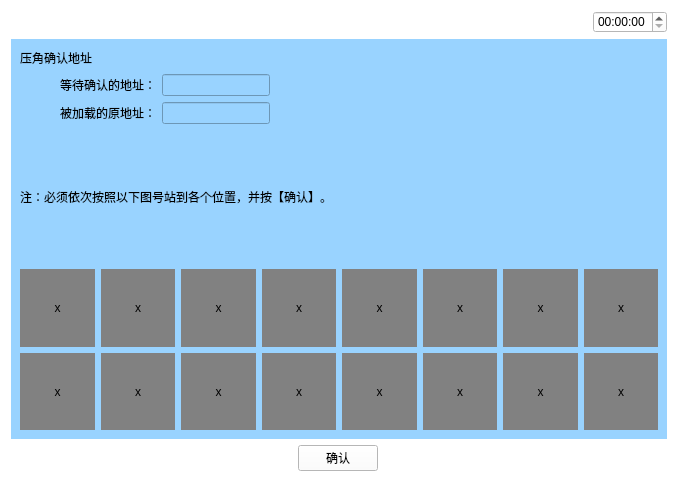
<?xml version="1.0" encoding="UTF-8"?>
<ui version="4.0">
 <class>Yajiaoquerendizhi</class>
 <widget class="QWidget" name="Yajiaoquerendizhi">
  <property name="geometry">
   <rect>
    <x>0</x>
    <y>0</y>
    <width>678</width>
    <height>482</height>
   </rect>
  </property>
  <property name="windowTitle">
   <string>Form</string>
  </property>
  <property name="styleSheet">
   <string notr="true">background-color: rgb(255, 255, 255);</string>
  </property>
  <layout class="QVBoxLayout" name="verticalLayout_4" stretch="1,5,1">
   <item>
    <layout class="QHBoxLayout" name="horizontalLayout_8">
     <item>
      <widget class="QPushButton" name="pushButton_5">
       <property name="text">
        <string/>
       </property>
       <property name="icon">
        <iconset resource="myimages.qrc">
         <normaloff>:/image/images/4g.png</normaloff>:/image/images/4g.png</iconset>
       </property>
       <property name="flat">
        <bool>true</bool>
       </property>
      </widget>
     </item>
     <item>
      <widget class="QPushButton" name="pushButton_6">
       <property name="text">
        <string/>
       </property>
       <property name="icon">
        <iconset resource="myimages.qrc">
         <normaloff>:/image/images/wireless.svg</normaloff>:/image/images/wireless.svg</iconset>
       </property>
       <property name="flat">
        <bool>true</bool>
       </property>
      </widget>
     </item>
     <item>
      <widget class="QPushButton" name="pushButton_7">
       <property name="text">
        <string/>
       </property>
       <property name="icon">
        <iconset resource="myimages.qrc">
         <normaloff>:/image/images/bl.svg</normaloff>:/image/images/bl.svg</iconset>
       </property>
       <property name="flat">
        <bool>true</bool>
       </property>
      </widget>
     </item>
     <item>
      <widget class="QPushButton" name="pushButton_8">
       <property name="text">
        <string/>
       </property>
       <property name="icon">
        <iconset resource="myimages.qrc">
         <normaloff>:/image/images/locate.svg</normaloff>:/image/images/locate.svg</iconset>
       </property>
       <property name="flat">
        <bool>true</bool>
       </property>
      </widget>
     </item>
     <item>
      <spacer name="horizontalSpacer_5">
       <property name="orientation">
        <enum>Qt::Horizontal</enum>
       </property>
       <property name="sizeHint" stdset="0">
        <size>
         <width>40</width>
         <height>20</height>
        </size>
       </property>
      </spacer>
     </item>
     <item>
      <widget class="QTimeEdit" name="timeEdit_3"/>
     </item>
    </layout>
   </item>
   <item>
    <widget class="QWidget" name="widget" native="true">
     <property name="sizePolicy">
      <sizepolicy hsizetype="Preferred" vsizetype="Preferred">
       <horstretch>0</horstretch>
       <verstretch>0</verstretch>
      </sizepolicy>
     </property>
     <property name="contextMenuPolicy">
      <enum>Qt::DefaultContextMenu</enum>
     </property>
     <property name="styleSheet">
      <string notr="true">background-color: rgb(153, 211, 255);</string>
     </property>
     <layout class="QVBoxLayout" name="verticalLayout_2">
      <item>
       <layout class="QHBoxLayout" name="horizontalLayout">
        <item>
         <widget class="QLabel" name="label">
          <property name="text">
           <string>压角确认地址</string>
          </property>
         </widget>
        </item>
        <item>
         <spacer name="horizontalSpacer">
          <property name="orientation">
           <enum>Qt::Horizontal</enum>
          </property>
          <property name="sizeHint" stdset="0">
           <size>
            <width>40</width>
            <height>20</height>
           </size>
          </property>
         </spacer>
        </item>
        <item>
         <layout class="QVBoxLayout" name="verticalLayout"/>
        </item>
       </layout>
      </item>
      <item>
       <layout class="QHBoxLayout" name="horizontalLayout_7">
        <item>
         <spacer name="horizontalSpacer_10">
          <property name="orientation">
           <enum>Qt::Horizontal</enum>
          </property>
          <property name="sizeType">
           <enum>QSizePolicy::Preferred</enum>
          </property>
          <property name="sizeHint" stdset="0">
           <size>
            <width>40</width>
            <height>20</height>
           </size>
          </property>
         </spacer>
        </item>
        <item>
         <widget class="QLabel" name="label_6">
          <property name="text">
           <string>等待确认的地址：</string>
          </property>
         </widget>
        </item>
        <item>
         <widget class="QLineEdit" name="lineEdit_3">
          <property name="sizePolicy">
           <sizepolicy hsizetype="Preferred" vsizetype="Fixed">
            <horstretch>0</horstretch>
            <verstretch>0</verstretch>
           </sizepolicy>
          </property>
         </widget>
        </item>
        <item>
         <spacer name="horizontalSpacer_11">
          <property name="orientation">
           <enum>Qt::Horizontal</enum>
          </property>
          <property name="sizeHint" stdset="0">
           <size>
            <width>40</width>
            <height>20</height>
           </size>
          </property>
         </spacer>
        </item>
       </layout>
      </item>
      <item>
       <layout class="QVBoxLayout" name="verticalLayout_3">
        <item>
         <layout class="QHBoxLayout" name="horizontalLayout_4">
          <item>
           <spacer name="horizontalSpacer_9">
            <property name="orientation">
             <enum>Qt::Horizontal</enum>
            </property>
            <property name="sizeType">
             <enum>QSizePolicy::Preferred</enum>
            </property>
            <property name="sizeHint" stdset="0">
             <size>
              <width>40</width>
              <height>20</height>
             </size>
            </property>
           </spacer>
          </item>
          <item>
           <widget class="QLabel" name="label_3">
            <property name="text">
             <string>被加载的原地址：</string>
            </property>
           </widget>
          </item>
          <item>
           <widget class="QLineEdit" name="lineEdit_2">
            <property name="sizePolicy">
             <sizepolicy hsizetype="Preferred" vsizetype="Fixed">
              <horstretch>0</horstretch>
              <verstretch>0</verstretch>
             </sizepolicy>
            </property>
           </widget>
          </item>
          <item>
           <spacer name="horizontalSpacer_7">
            <property name="orientation">
             <enum>Qt::Horizontal</enum>
            </property>
            <property name="sizeHint" stdset="0">
             <size>
              <width>40</width>
              <height>20</height>
             </size>
            </property>
           </spacer>
          </item>
         </layout>
        </item>
        <item>
         <layout class="QHBoxLayout" name="horizontalLayout_6" stretch="0">
          <item>
           <widget class="QLabel" name="label_5">
            <property name="frameShape">
             <enum>QFrame::NoFrame</enum>
            </property>
            <property name="lineWidth">
             <number>2</number>
            </property>
            <property name="text">
             <string>注：必须依次按照以下图号站到各个位置，并按【确认】。</string>
            </property>
            <property name="wordWrap">
             <bool>true</bool>
            </property>
           </widget>
          </item>
         </layout>
        </item>
       </layout>
      </item>
      <item>
       <layout class="QGridLayout" name="gridLayout">
        <item row="0" column="0">
         <widget class="QLabel" name="label_4">
          <property name="styleSheet">
           <string notr="true">background-color: rgb(129, 129, 129);</string>
          </property>
          <property name="text">
           <string>x</string>
          </property>
          <property name="alignment">
           <set>Qt::AlignCenter</set>
          </property>
         </widget>
        </item>
        <item row="0" column="1">
         <widget class="QLabel" name="label_10">
          <property name="styleSheet">
           <string notr="true">background-color: rgb(129, 129, 129);</string>
          </property>
          <property name="text">
           <string>x</string>
          </property>
          <property name="alignment">
           <set>Qt::AlignCenter</set>
          </property>
         </widget>
        </item>
        <item row="0" column="2">
         <widget class="QLabel" name="label_11">
          <property name="styleSheet">
           <string notr="true">background-color: rgb(129, 129, 129);</string>
          </property>
          <property name="text">
           <string>x</string>
          </property>
          <property name="alignment">
           <set>Qt::AlignCenter</set>
          </property>
         </widget>
        </item>
        <item row="0" column="3">
         <widget class="QLabel" name="label_12">
          <property name="styleSheet">
           <string notr="true">background-color: rgb(129, 129, 129);</string>
          </property>
          <property name="text">
           <string>x</string>
          </property>
          <property name="alignment">
           <set>Qt::AlignCenter</set>
          </property>
         </widget>
        </item>
        <item row="0" column="4">
         <widget class="QLabel" name="label_13">
          <property name="styleSheet">
           <string notr="true">background-color: rgb(129, 129, 129);</string>
          </property>
          <property name="text">
           <string>x</string>
          </property>
          <property name="alignment">
           <set>Qt::AlignCenter</set>
          </property>
         </widget>
        </item>
        <item row="0" column="5">
         <widget class="QLabel" name="label_14">
          <property name="styleSheet">
           <string notr="true">background-color: rgb(129, 129, 129);</string>
          </property>
          <property name="text">
           <string>x</string>
          </property>
          <property name="alignment">
           <set>Qt::AlignCenter</set>
          </property>
         </widget>
        </item>
        <item row="0" column="6">
         <widget class="QLabel" name="label_15">
          <property name="styleSheet">
           <string notr="true">background-color: rgb(129, 129, 129);</string>
          </property>
          <property name="text">
           <string>x</string>
          </property>
          <property name="alignment">
           <set>Qt::AlignCenter</set>
          </property>
         </widget>
        </item>
        <item row="0" column="7">
         <widget class="QLabel" name="label_16">
          <property name="styleSheet">
           <string notr="true">background-color: rgb(129, 129, 129);</string>
          </property>
          <property name="text">
           <string>x</string>
          </property>
          <property name="alignment">
           <set>Qt::AlignCenter</set>
          </property>
         </widget>
        </item>
        <item row="1" column="0">
         <widget class="QLabel" name="label_17">
          <property name="styleSheet">
           <string notr="true">background-color: rgb(129, 129, 129);</string>
          </property>
          <property name="text">
           <string>x</string>
          </property>
          <property name="alignment">
           <set>Qt::AlignCenter</set>
          </property>
         </widget>
        </item>
        <item row="1" column="1">
         <widget class="QLabel" name="label_19">
          <property name="styleSheet">
           <string notr="true">background-color: rgb(129, 129, 129);</string>
          </property>
          <property name="text">
           <string>x</string>
          </property>
          <property name="alignment">
           <set>Qt::AlignCenter</set>
          </property>
         </widget>
        </item>
        <item row="1" column="2">
         <widget class="QLabel" name="label_24">
          <property name="styleSheet">
           <string notr="true">background-color: rgb(129, 129, 129);</string>
          </property>
          <property name="text">
           <string>x</string>
          </property>
          <property name="alignment">
           <set>Qt::AlignCenter</set>
          </property>
         </widget>
        </item>
        <item row="1" column="3">
         <widget class="QLabel" name="label_20">
          <property name="styleSheet">
           <string notr="true">background-color: rgb(129, 129, 129);</string>
          </property>
          <property name="text">
           <string>x</string>
          </property>
          <property name="alignment">
           <set>Qt::AlignCenter</set>
          </property>
         </widget>
        </item>
        <item row="1" column="4">
         <widget class="QLabel" name="label_23">
          <property name="styleSheet">
           <string notr="true">background-color: rgb(129, 129, 129);</string>
          </property>
          <property name="text">
           <string>x</string>
          </property>
          <property name="alignment">
           <set>Qt::AlignCenter</set>
          </property>
         </widget>
        </item>
        <item row="1" column="5">
         <widget class="QLabel" name="label_21">
          <property name="styleSheet">
           <string notr="true">background-color: rgb(129, 129, 129);</string>
          </property>
          <property name="text">
           <string>x</string>
          </property>
          <property name="alignment">
           <set>Qt::AlignCenter</set>
          </property>
         </widget>
        </item>
        <item row="1" column="6">
         <widget class="QLabel" name="label_22">
          <property name="styleSheet">
           <string notr="true">background-color: rgb(129, 129, 129);</string>
          </property>
          <property name="text">
           <string>x</string>
          </property>
          <property name="alignment">
           <set>Qt::AlignCenter</set>
          </property>
         </widget>
        </item>
        <item row="1" column="7">
         <widget class="QLabel" name="label_18">
          <property name="styleSheet">
           <string notr="true">background-color: rgb(129, 129, 129);</string>
          </property>
          <property name="text">
           <string>x</string>
          </property>
          <property name="alignment">
           <set>Qt::AlignCenter</set>
          </property>
         </widget>
        </item>
       </layout>
      </item>
     </layout>
    </widget>
   </item>
   <item>
    <layout class="QHBoxLayout" name="horizontalLayout_2">
     <item>
      <widget class="QPushButton" name="returnIndex">
       <property name="font">
        <font>
         <family>AR PL UMing TW MBE</family>
        </font>
       </property>
       <property name="styleSheet">
        <string notr="true">border-image: url(:/image/images/index.svg);</string>
       </property>
       <property name="text">
        <string/>
       </property>
       <property name="icon">
        <iconset resource="myimages.qrc">
         <normaloff>:/image/images/index.svg</normaloff>:/image/images/index.svg</iconset>
       </property>
       <property name="iconSize">
        <size>
         <width>40</width>
         <height>40</height>
        </size>
       </property>
       <property name="flat">
        <bool>true</bool>
       </property>
      </widget>
     </item>
     <item>
      <spacer name="horizontalSpacer_2">
       <property name="orientation">
        <enum>Qt::Horizontal</enum>
       </property>
       <property name="sizeHint" stdset="0">
        <size>
         <width>40</width>
         <height>20</height>
        </size>
       </property>
      </spacer>
     </item>
     <item>
      <widget class="QPushButton" name="confirm">
       <property name="text">
        <string>确认</string>
       </property>
      </widget>
     </item>
     <item>
      <spacer name="horizontalSpacer_3">
       <property name="orientation">
        <enum>Qt::Horizontal</enum>
       </property>
       <property name="sizeHint" stdset="0">
        <size>
         <width>40</width>
         <height>20</height>
        </size>
       </property>
      </spacer>
     </item>
     <item>
      <widget class="QPushButton" name="returnPage">
       <property name="text">
        <string/>
       </property>
       <property name="icon">
        <iconset resource="myimages.qrc">
         <normaloff>:/image/images/shangyiye.svg</normaloff>:/image/images/shangyiye.svg</iconset>
       </property>
       <property name="iconSize">
        <size>
         <width>40</width>
         <height>40</height>
        </size>
       </property>
       <property name="flat">
        <bool>true</bool>
       </property>
      </widget>
     </item>
    </layout>
   </item>
  </layout>
 </widget>
 <resources>
  <include location="myimages.qrc"/>
 </resources>
 <connections/>
</ui>
